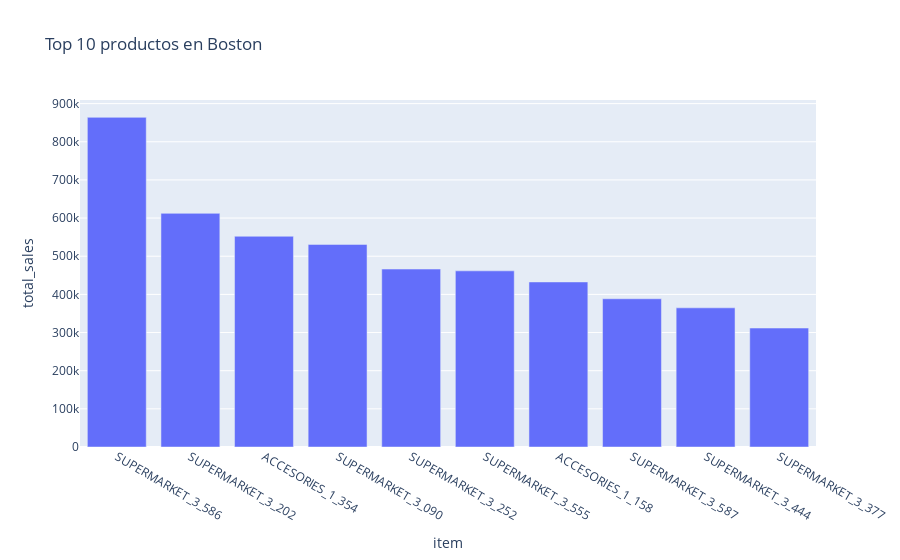
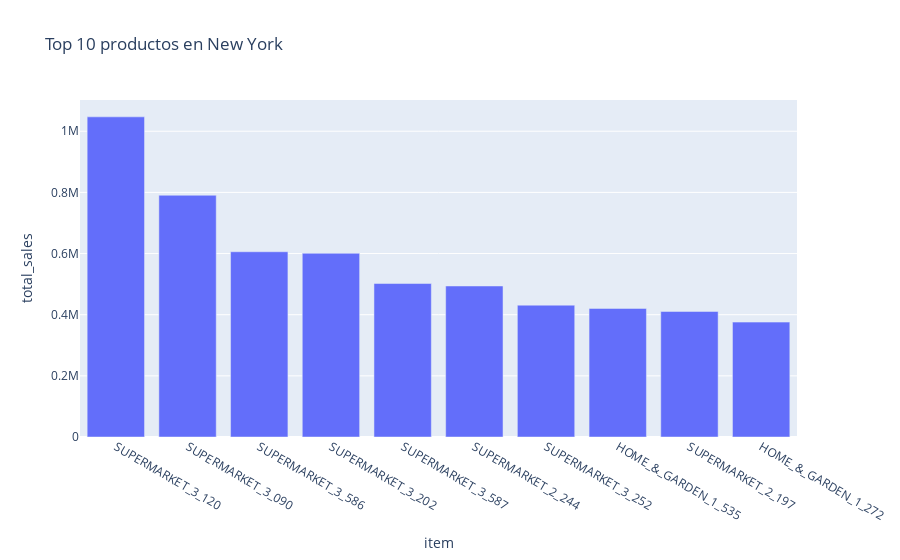
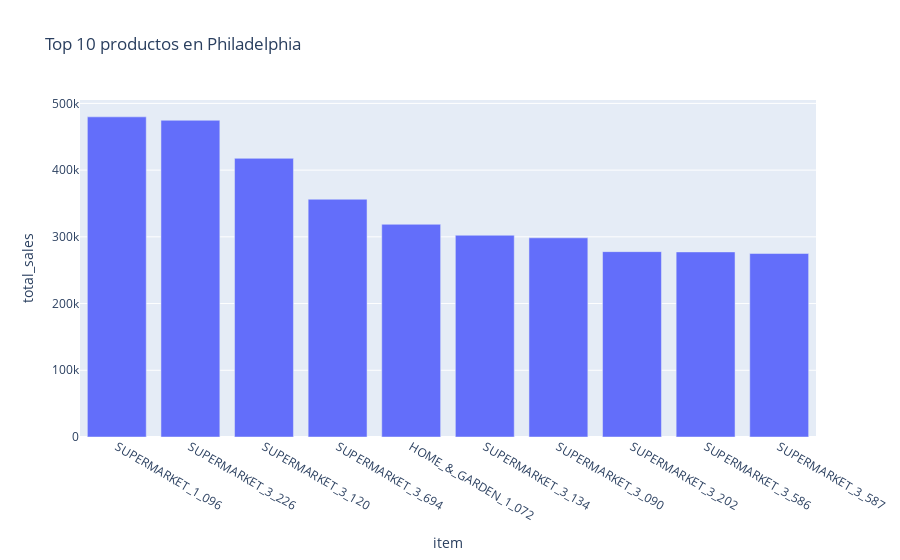

Source (notebook cell) for these figures, in order:
### Code cell
def plot_top10_items_by_region(df):
    df_grouped = df.groupby(['region', 'item']).sum('total_sales').reset_index()

    regions = df['region'].unique()

    for region in regions:
        df_region = df_grouped[df_grouped['region'] == region]

        # Ordena por ventas y toma los 10 productos principales
        df_top10 = df_region.nlargest(10, 'total_sales')

        fig = px.bar(df_top10, x='item', y='total_sales', title=f'Top 10 productos en {region}')
        fig.show()

plot_top10_items_by_region(df)

### Figure 1 — Plotly figure (JSON) as saved in the notebook; plotly's stock layout.template omitted (floating-point values rounded to 4 significant figures)
{"data": [{"alignmentgroup": "True", "hovertemplate": "item=%{x}<br>total_sales=%{y}<extra></extra>", "legendgroup": "", "marker": {"color": "#636efa", "pattern": {"shape": ""}}, "name": "", "offsetgroup": "", "orientation": "v", "showlegend": false, "textposition": "auto", "type": "bar", "x": ["SUPERMARKET_3_586", "SUPERMARKET_3_202", "ACCESORIES_1_354", "SUPERMARKET_3_090", "SUPERMARKET_3_252", "SUPERMARKET_3_555", "ACCESORIES_1_158", "SUPERMARKET_3_587", "SUPERMARKET_3_444", "SUPERMARKET_3_377"], "xaxis": "x", "y": [864000.0, 612400.0, 552300.0, 531000.0, 466300.0, 461700.0, 432600.0, 388500.0, 364700.0, 311800.0], "yaxis": "y"}], "layout": {"barmode": "relative", "legend": {"tracegroupgap": 0}, "title": {"text": "Top 10 productos en Boston"}, "xaxis": {"anchor": "y", "domain": [0, 1], "title": {"text": "item"}}, "yaxis": {"anchor": "x", "domain": [0, 1], "title": {"text": "total_sales"}}}}

### Figure 2 — Plotly figure (JSON) as saved in the notebook; plotly's stock layout.template omitted (floating-point values rounded to 4 significant figures)
{"data": [{"alignmentgroup": "True", "hovertemplate": "item=%{x}<br>total_sales=%{y}<extra></extra>", "legendgroup": "", "marker": {"color": "#636efa", "pattern": {"shape": ""}}, "name": "", "offsetgroup": "", "orientation": "v", "showlegend": false, "textposition": "auto", "type": "bar", "x": ["SUPERMARKET_3_120", "SUPERMARKET_3_090", "SUPERMARKET_3_586", "SUPERMARKET_3_202", "SUPERMARKET_3_587", "SUPERMARKET_2_244", "SUPERMARKET_3_252", "HOME_&_GARDEN_1_535", "SUPERMARKET_2_197", "HOME_&_GARDEN_1_272"], "xaxis": "x", "y": [1047000.0, 790600.0, 605900.0, 600900.0, 502000.0, 493900.0, 431200.0, 420600.0, 410600.0, 375800.0], "yaxis": "y"}], "layout": {"barmode": "relative", "legend": {"tracegroupgap": 0}, "title": {"text": "Top 10 productos en New York"}, "xaxis": {"anchor": "y", "domain": [0, 1], "title": {"text": "item"}}, "yaxis": {"anchor": "x", "domain": [0, 1], "title": {"text": "total_sales"}}}}

### Figure 3 — Plotly figure (JSON) as saved in the notebook; plotly's stock layout.template omitted (floating-point values rounded to 4 significant figures)
{"data": [{"alignmentgroup": "True", "hovertemplate": "item=%{x}<br>total_sales=%{y}<extra></extra>", "legendgroup": "", "marker": {"color": "#636efa", "pattern": {"shape": ""}}, "name": "", "offsetgroup": "", "orientation": "v", "showlegend": false, "textposition": "auto", "type": "bar", "x": ["SUPERMARKET_1_096", "SUPERMARKET_3_226", "SUPERMARKET_3_120", "SUPERMARKET_3_694", "HOME_&_GARDEN_1_072", "SUPERMARKET_3_134", "SUPERMARKET_3_090", "SUPERMARKET_3_202", "SUPERMARKET_3_586", "SUPERMARKET_3_587"], "xaxis": "x", "y": [479800.0, 474700.0, 417600.0, 356300.0, 318800.0, 302400.0, 298500.0, 277800.0, 277400.0, 275000.0], "yaxis": "y"}], "layout": {"barmode": "relative", "legend": {"tracegroupgap": 0}, "title": {"text": "Top 10 productos en Philadelphia"}, "xaxis": {"anchor": "y", "domain": [0, 1], "title": {"text": "item"}}, "yaxis": {"anchor": "x", "domain": [0, 1], "title": {"text": "total_sales"}}}}
